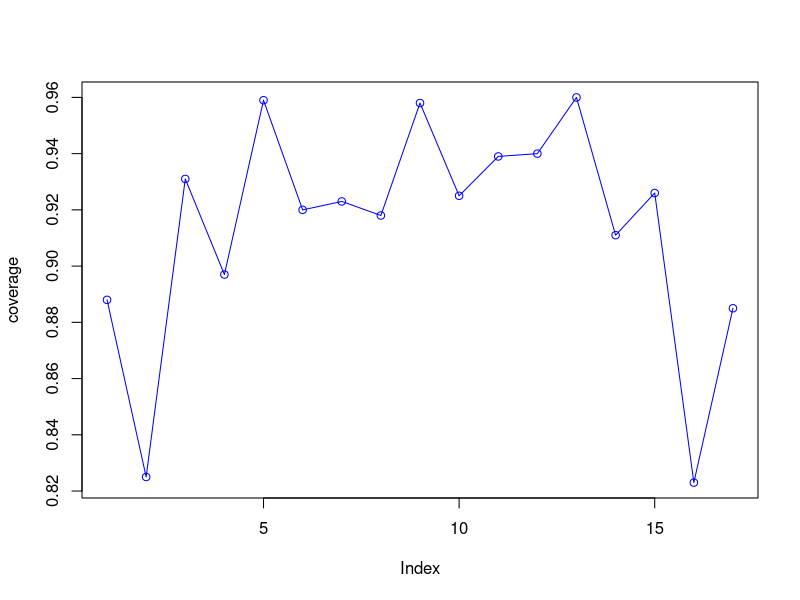
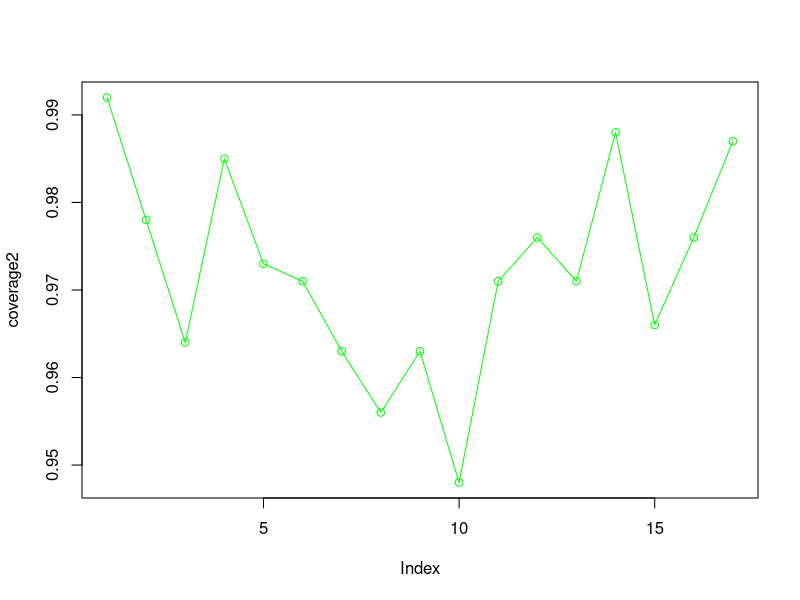

Source code (R) for these figures, in order:
n<-20
pval<-seq(0.1,0.9,by=0.05)
pval
nosim<-1000
coverage <- sapply(pval, function(p) {
  phats<-(rbinom(nosim, prob=p, size=n))/(n)
  ll<-phats-qnorm(0.975)*sqrt(phats*(1-phats)/n)
  ul<-phats+qnorm(0.975)*sqrt(phats*(1-phats)/n)
  mean(ll<p&ul>p)
})


coverage2 <- sapply(pval, function(p) {
  phats<-(rbinom(nosim, prob=p, size=n)+2)/(n+4)
  ll<-phats-qnorm(0.975)*sqrt(phats*(1-phats)/n)
  ul<-phats+qnorm(0.975)*sqrt(phats*(1-phats)/n)
  mean(ll<p&ul>p)
})

plot(coverage, type='o', col='blue')
plot(coverage2, type='o', col='green')




  
